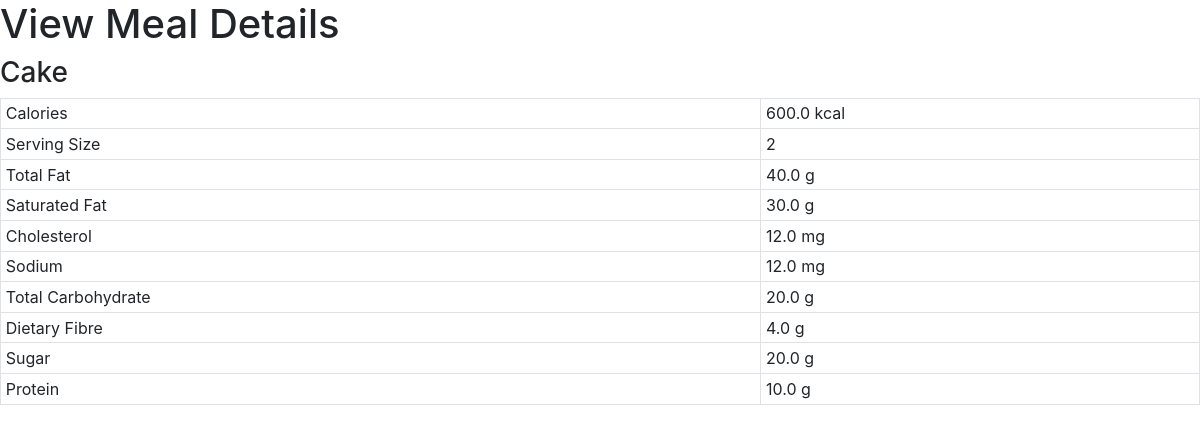
/view_meal/4, run on the app's committed database.
### food/models.py (models this page shows, shortened)
class Meal(models.Model):
	BREAKFAST = 1
	MORNING_SNACK = 2
	LUNCH = 3
	AFTERNOON_SNACK = 4
	DINNER = 5
	EVENING_SNACK = 6
	MEAL_TIME_TYPES = (
		(BREAKFAST, "Breakfast"),
		(MORNING_SNACK, "Morning Snack"),
		(LUNCH, "Lunch"),
		(AFTERNOON_SNACK, "Afternoon Snack"),
		(DINNER, "Dinner"),
		(EVENING_SNACK, "Evening Snack")
	)
	food = models.ForeignKey(Food, verbose_name="Food",on_delete = models.CASCADE)
	serving_size = models.IntegerField(verbose_name="Serving Size")
	meal_time = models.IntegerField(verbose_name="Meal Time", choices=MEAL_TIME_TYPES)
	def get_total_calories(self):
		return self.serving_size * self.food.calories
	def get_total_fat(self):
		return self.serving_size * self.food.total_fat
	def get_total_saturated_fat(self):
		return self.serving_size * self.food.saturated_fat
	def get_total_cholesterol(self):
		return self.serving_size * self.food.cholesterol
	def get_total_sodium(self):
		return self.serving_size * self.food.sodium
	def get_total_carbohydrate(self):
		return self.serving_size * self.food.total_carbohydrate
	def get_total_dietary_fibre(self):
		return self.serving_size * self.food.dietary_fibre
	def get_total_sugar(self):
		return self.serving_size * self.food.sugar
	def get_total_protein(self):
		return self.serving_size * self.food.protein

class Food(models.Model):
	name = models.CharField(verbose_name="Food Name", max_length=200)
	calories = models.FloatField(verbose_name="Calories (kcal)")
	total_fat = models.FloatField(verbose_name="Total Fat (g)")
	saturated_fat = models.FloatField(verbose_name="Saturated Fat (g)")
	cholesterol = models.FloatField(verbose_name="Cholesterol (mg)")
	sodium = models.FloatField(verbose_name="Sodium (mg)")
	total_carbohydrate = models.FloatField(verbose_name="Total Carbohydrate (g)")
	dietary_fibre = models.FloatField(verbose_name="Dietary Fibre (g)")
	sugar = models.FloatField(verbose_name="Sugar (g)")
	protein = models.FloatField(verbose_name="Protein (g)")

### food/views.py (the view)
# urls.py: url(r'^view_meal/(?P<meal_id>\d+)$', view_meal, name='view-meal'),
def view_meal(request, meal_id):
	template = "view_meal.html"
	meal = Meal.objects.get(id=int(meal_id))
	context = {
		'meal' : meal
	}
	return render(request, template, context)

### templates/view_meal.html (shortened to what this page needs)
<html>
	<head>
		<link rel="stylesheet" href="https://stackpath.bootstrapcdn.com/bootstrap/4.1.0/css/bootstrap.min.css">
	</head>
	<body>
		<h1>View Meal Details</h1>
		<h3>{{ meal.food.name }}</h3>
		<table class="table table-sm table-bordered">
			<tbody>
				<tr>
					<td>{{ 'Calories' }} </td>
					<td>{{ meal.get_total_calories }} kcal</td>
				</tr>
				<tr>
					<td>{{ 'Serving Size' }} </td>
					<td>{{ meal.serving_size }} </td>
				</tr>
				<tr>
					<td>{{ 'Total Fat' }} </td>
					<td>{{ meal.get_total_fat }} g</td>
				</tr>
				<tr>
					<td>{{ 'Saturated Fat' }} </td>
					<td>{{ meal.get_total_saturated_fat }} g</td>
				</tr>
				<tr>
					<td>{{ 'Cholesterol' }} </td>
					<td>{{ meal.get_total_cholesterol }} mg</td>
				</tr>
				<tr>
					<td>{{ 'Sodium' }} </td>
					<td>{{ meal.get_total_sodium }} mg</td>
				</tr>
				<tr>
					<td>{{ 'Total Carbohydrate' }} </td>
					<td>{{ meal.get_total_carbohydrate }} g</td>
				</tr>
				<tr>
					<td>{{ 'Dietary Fibre' }} </td>
					<td>{{ meal.get_total_dietary_fibre }} g</td>
				</tr>
				<tr>
					<td>{{ 'Sugar' }} </td>
					<td>{{ meal.get_total_sugar }} g</td>
				</tr>
				<tr>
					<td>{{ 'Protein' }} </td>
					<td>{{ meal.get_total_protein }} g</td>
				</tr>
			</tbody>
		</table>
	</body>
</html>

### data on the page
Meal: food.name "Cake", get_total_calories "600.0", serving_size "2", get_total_fat "40.0", get_total_saturated_fat "30.0", get_total_cholesterol "12.0", get_total_sodium "12.0", get_total_carbohydrate "20.0", get_total_dietary_fibre "4.0", get_total_sugar "20.0", get_total_protein "10.0"

### other printed values
{{ 'Calories' }} "Calories"
{{ 'Serving Size' }} "Serving Size"
{{ 'Total Fat' }} "Total Fat"
{{ 'Saturated Fat' }} "Saturated Fat"
{{ 'Cholesterol' }} "Cholesterol"
{{ 'Sodium' }} "Sodium"
{{ 'Total Carbohydrate' }} "Total Carbohydrate"
{{ 'Dietary Fibre' }} "Dietary Fibre"
{{ 'Sugar' }} "Sugar"
{{ 'Protein' }} "Protein"
